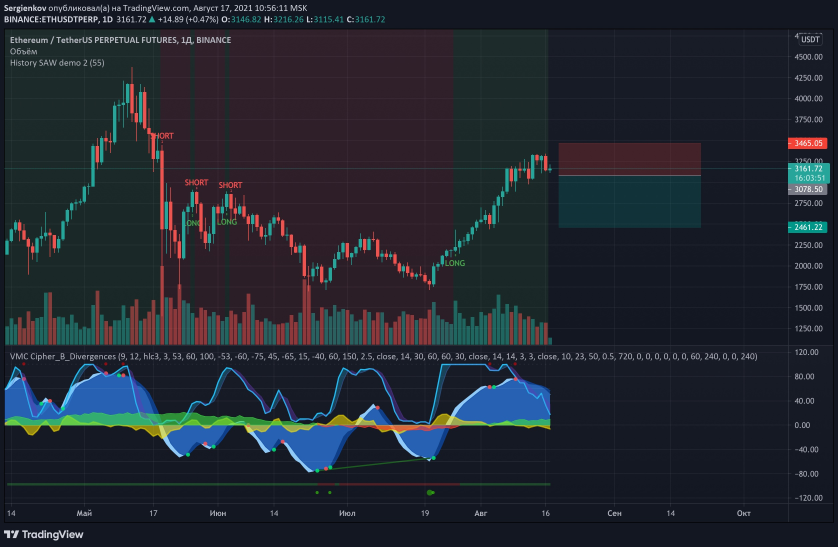
#> input picture src/example.jpg, 2514 x 1640 px (shown at 1/3 size)
$ python main.py -p example.jpg
#> lines starting #> are read from the running program, lines starting #| are printed output that depends on the picture; after the words box and inside, x2 and y2 are one past the last pixel; in counts of white or black regions, pixels touching at a corner belong together
### src/input_output.py
from bs4 import BeautifulSoup
import cv2
import json
import numpy as np
import requests
import os
import sys
import argparse

# from config import *
import config as cfg

example_url = "https://www.tradingview.com/x/nShwrpHU/"
example_path = "example.jpg"


def get_image(args: argparse.Namespace):
    """get image using command line arguments"""
    if args.path != "":
        return get_image_using_path(args.path)
#> in get_image_using_path, image is the input picture: shape (1640, 2514, 3); mean B, G, R 48.1, 39.1, 34.4
    elif args.url != "":
        return get_image_using_url(args.url)
    else:
        return None


def get_image_using_path(path: str):
    """get image using paths"""
    if not os.path.exists(path):
        print("Файл не найден")
        return None

    image = cv2.imread(path)
    if image is None:
        print("Не удалось открыть файл")
    else:
        print("Файл открыт")
    return image


# [39 lines left out: functions get_image_using_url, prepare_dict_for_output, write_into_json, not called in this run]


# [5 lines that do not run on import are left out]

### src/border_detection.py
import cv2
import numpy as np
from color_detection import get_color_filtered_image
import os
from preprocessing import Preprocessing
# from config import *
import config as cfg


def get_all_approx_contours(img: np.ndarray):

    preprocessing_for_border_detection = Preprocessing()
    preprocessing_for_border_detection.add_gray()
    preprocessing_for_border_detection.add_closing(range(3, 10, 2))
    preprocessing_for_border_detection.add_paint_borders_black()
    preprocessing_for_border_detection.add_gaussian_blur(range(5, 12, 2))
    preprocessing_for_border_detection.add_canny(30, 60)
    preprocessing_for_border_detection.add_closing(range(3, 10, 2))

    poly_contours_list = []
    preprocessed_img_list = preprocessing_for_border_detection.preprocess(img)
    for preprocessed_img in preprocessed_img_list:
        contours = list(cv2.findContours(preprocessed_img, cv2.RETR_EXTERNAL, cv2.CHAIN_APPROX_SIMPLE)[0])

        for i in range(len(contours)):
            contours[i] = cv2.convexHull(contours[i])

        poly_contours = []
        for c in contours:
            peri = cv2.arcLength(c, True)
            approx = cv2.approxPolyDP(c, 0.02 * peri, True)
            if len(approx) == 4:    # доработать
                poly_contours.append(approx)
        poly_contours_list.append(poly_contours)

        if cfg.debug_mode:
            poly = cv2.drawContours(img.copy(), poly_contours, -1, (0, 255, 255), 2)
            cv2.imshow('img', cv2.resize(poly, (160, 720)))
            cv2.waitKey(cfg.dbg_delay)

    return poly_contours_list


# [8 lines left out: function find_contour_with_the_biggest_area, not called in this run]


def get_bounding_boxes(contours_list):
    bboxes_list = []
    for contours in contours_list:
        bboxes = []
        for cnt in contours:
            x, y, w, h = cv2.boundingRect(cnt)
            bboxes.append((x, y, w, h))
        bboxes_list.append(bboxes)

    return bboxes_list


# [28 lines of commented-out code are left out]


# [32 lines left out: function get_ticker_borders, not called in this run]


def get_borders_of_vertical_scale(img):
    height = img.shape[0]
    width = img.shape[1]

    filtered = get_color_filtered_image(img, np.array([0, 0, 0]), np.array([180, 85, 115]))
    gray = cv2.cvtColor(filtered, cv2.COLOR_BGR2GRAY)
    blur = cv2.GaussianBlur(gray, (3, 3), 0)
    edged = cv2.Canny(blur, 30, 60)

    # cv2.imshow("Edged", edged[:, int(0.9*width):])
    # cv2.waitKey(1000)
    borders = []
    sums = []
    for x in range(width - 1, int(0.9 * width), -1):
        sum = 0
        for y in range(0, height):
            if edged[y, x] != 0:
                sum += 1
        sums.append(sum/height)
        if sum/height > 0.45:
            if len(borders) > 0:
                if borders[-1] - x < 5:
                    continue
            else:
                if width - 1 - x < 17:
                    continue
            borders.append(x)
    # [6 lines of commented-out code are left out]

    return borders


# [2 lines that do not run on import are left out]

### src/color_detection.py
import cv2
import numpy as np
import config as cfg


def get_color_filtered_image(img, lower: np.ndarray, upper: np.ndarray) -> np.ndarray:
    img_hsv = cv2.cvtColor(img, cv2.COLOR_BGR2HSV)
    if lower[0] >= 0:
        img_result = apply_mask(img, img_hsv, lower, upper)
    else:
        lower1 = lower.copy()
        upper1 = upper.copy()
        lower2 = lower1.copy()
        upper2 = upper1.copy()

        lower2[0] = 179 + lower[0]
        lower1[0] = 0
        upper2[0] = 179

        img_result1 = apply_mask(img, img_hsv, lower1, upper1)
        img_result2 = apply_mask(img, img_hsv, lower2, upper2)
        img_result = img_result1 + img_result2

    return img_result


def get_mean_color(img: np.ndarray) -> list:
    height = img.shape[0]
    width = img.shape[1]

    mean = [0, 0, 0]
    mean[0] = img[:, :, 0].sum() / (height * width)
    mean[1] = img[:, :, 1].sum() / (height * width)
    mean[2] = img[:, :, 2].sum() / (height * width)

    return mean


def check_color_proximity(mean_color_key: str, current_color: list) -> bool:
    # create dictionary of distances from current_color to all mean colors in config
    # distance - an euclidean distance in 3-dim space of colors
    distances = dict()
    for key in cfg.mean_colors.keys():
        mean_color = cfg.mean_colors[key]
        distance = sum([(current_color[canal] - mean_color[canal])**2 for canal in range(3)])
        distances[key] = distance

    # if minimal distance correspond to supposed mean color
    # return True
    min_distance = min(distances.values())
    if min_distance == distances[mean_color_key]:
        return True

    # if distance to supposed mean color is not minimal, but does not extremely differs from real minimal
    # then we can consider, that supposed mean color is correspond (however, maybe it is not needed)
    if min_distance / distances[mean_color_key] > 0.8:
        return True

    return False


def apply_mask(img_bgr: np.ndarray, img_hsv: np.ndarray, lower: np.ndarray, upper: np.ndarray) -> np.array:
    mask = cv2.inRange(img_hsv, lower, upper)
    img_bgr_filtered = cv2.bitwise_and(img_bgr, img_bgr, mask=mask)
    return img_bgr_filtered


# [73 lines left out: functions define_mean_color_tool, detection_tools_hsv, not called in this run]


# [2 lines that do not run on import are left out]

### src/searching_for_definite_objects.py
"""
This module contains function for searching for definite object (rectangles with price, text with ticker) and
for filtration results of searching. For this purposes the module uses functions from text_recognition.py,
border_detection.py, color_detection.py.
"""
import numpy as np
import cv2
from collections import namedtuple
import re

from config import *
from preprocessing import Preprocessing
from color_detection import get_color_filtered_image, get_mean_color, check_color_proximity
from border_detection import get_all_approx_contours, get_bounding_boxes, get_ticker_borders
from text_recognition import get_digit_only_text_data, get_text, TextCash

PriceInfo = namedtuple("PriceInfo", ["lower", "upper", "mean_color"])

red_price_info = PriceInfo(np.array(red_price_lower), np.array(red_price_upper), 'red_price_mean_color')
green_price_info = PriceInfo(np.array(green_price_lower), np.array(green_price_upper), 'green_price_mean_color')
gray_price_info = PriceInfo(np.array(gray_price_lower), np.array(gray_price_upper), 'gray_price_mean_color')
white_price_info = PriceInfo(np.array(white_price_lower), np.array(white_price_upper), 'white_price_mean_color')


class PriceResult:
    # [7 lines left out: function __init__, not called in this run]

    def __repr__(self):
        return f"PriceResults(value={self.value}, x={self.x}, y={self.y}, " \
               f"w={self.w}, h={self.h}, reliability={self.reliability})"

    def __str__(self):
        return f"PriceResults(value={self.value}, x={self.x}, y={self.y}, " \
               f"w={self.w}, h={self.h}, reliability={self.reliability})"


def get_text_data_from_boxes(img: np.array, bboxes: list, mean_color_key: str, text_cash: TextCash,
                             extra_cropping_width: int = 0):
    price_pattern = r"\d{1,}[.]\d{1,}"
    # time_pattern = r"\d{2}[:]\d{2}"
    price_result = []
    for bbox in bboxes:
        x, y, w, h = bbox

        cash_checking_result = text_cash.check(bbox)
        if cash_checking_result >= 0:
            price_result.append(PriceResult(text_cash.text[cash_checking_result], x, y, w, h, True))
            continue
        elif cash_checking_result == -2:
            continue

        if 2.15 <= w / h <= 5.5 and w * h > 200:
            valid_text = ""
            cropped_img = img[y:y + h, x + extra_cropping_width:x + w]
            current_mean_color = get_mean_color(cropped_img)
            if not check_color_proximity(mean_color_key, current_mean_color):
                break

            preprocessing_for_text_recognition = Preprocessing()
            preprocessing_for_text_recognition.add_gray()
            preprocessing_for_text_recognition.add_augment((4, 5.5, 8))
            preprocessing_for_text_recognition.add_thresholding(True)
            preprocessing_for_text_recognition.add_trimming((0.23,), (0,))

            preprocessed_img_list = preprocessing_for_text_recognition.preprocess(cropped_img)

            search = False
            for preprocessed_img in preprocessed_img_list:
                if debug_mode:
                    cv2.imshow('img', preprocessed_img)
                    cv2.waitKey(dbg_delay)

                chars = get_digit_only_text_data(preprocessed_img)['text']
                text = ''
                for ch in chars:
                    text += ch

                search = re.search(price_pattern, text)
                if search and len(search.group(0)) > len(valid_text):
                    valid_text = search.group(0)
            if search:
                price_result.append(PriceResult(valid_text, x, y, w, h, True))

            # if valid_text != '':
            text_cash.upsert(bbox, valid_text)
    return price_result, text_cash


# [26 lines left out: function filter_result_text, not called in this run]


def get_price_data(img: np.ndarray, price_info: PriceInfo):
    """
    filter image by colors and then find rectangles in this image,
    find their bounding boxes and recognize text in boxes which fulfill the required price pattern
    """

    lower = price_info.lower
    upper = price_info.upper
    mean_color = price_info.mean_color

    filtered_img = get_color_filtered_image(img, lower, upper)
    approx_contours_list = get_all_approx_contours(filtered_img)
    bboxes_list = get_bounding_boxes(approx_contours_list)

    price_result_list = []
    text_cash = TextCash()
    for bboxes in bboxes_list:
        price_result, text_cash = get_text_data_from_boxes(img, bboxes, mean_color, text_cash)
        price_result_list.append(price_result)
    final = filter_result_text(price_result_list)
    return final


# [29 lines left out: function get_ticker, not called in this run]


def prepare_image_for_price(img: np.ndarray, border: int, width: int):
    """fill with black color the left border of the cropped vertical scale"""
    img_result = img[:, border - width + 2: img.shape[1]].copy()
    for x in range(width):
        for y in range(img.shape[0]):
            for canal in range(3):
                img_result[y, x][canal] = 0
    return img_result


# [113 lines left out: functions delete_intersecting_and_too_small_or_big, define_direction, mark_wrong_price_results, not called in this run]

### src/preprocessing.py
import cv2
import numpy as np


class Preprocessing:
    """
    It is a class for preprocessing implementation. The instance of this class have specific settings
    for specific image preprocessing.
    """
    def __init__(self):
        """initialization"""
        self.sequencing = []

    def add(self, function):
        """add the function to sequencing"""
        self.sequencing.append(function)

    def clean(self):
        """make the sequencing empty"""
        self.sequencing = []

    def preprocess(self, img):
        """preprocess image with settings, which was chosen previously"""
        img_result = [img.copy()]
        for function in self.sequencing:
            intermediate_result = []
            for i in range(len(img_result)):
                intermediate_result += function(img_result[i])
            img_result = intermediate_result
        return img_result

    def add_gray(self):
        def gray(img):
            return [cv2.cvtColor(img, cv2.COLOR_BGR2GRAY)]
        self.sequencing.append(gray)

    def add_thresholding(self, inv=False):
        def thresholding(img):
            sq = img.shape[0] * img.shape[1]
            if inv:
                mn = cv2.threshold(img, 0, 255, cv2.THRESH_BINARY + cv2.THRESH_OTSU)[1].sum() / sq
                if mn > 150:
                    return [cv2.threshold(img, 0, 255, cv2.THRESH_BINARY + cv2.THRESH_OTSU)[1]]
                if mn < 100:
                    return [cv2.threshold(img, 0, 255, cv2.THRESH_BINARY_INV + cv2.THRESH_OTSU)[1]]

                return [cv2.threshold(img, 0, 255, cv2.THRESH_BINARY + cv2.THRESH_OTSU)[1],
                        cv2.threshold(img, 0, 255, cv2.THRESH_BINARY_INV + cv2.THRESH_OTSU)[1]]
            else:
                return [cv2.threshold(img, 0, 255, cv2.THRESH_BINARY + cv2.THRESH_OTSU)[1]]

        self.sequencing.append(thresholding)

    def add_gaussian_blur(self, size: int or range or tuple):
        def gaussian_blur(img):
            if type(size) == int:
                return [cv2.GaussianBlur(img, (size, size), 0)]
            elif type(size) in [range, tuple]:
                result = []
                for s in size:
                    result.append(cv2.GaussianBlur(img, (s, s), 0))
                return result

        self.sequencing.append(gaussian_blur)

    # canny edge detection
    def add_canny(self, thr1, thr2):
        def canny(img):
            return [cv2.Canny(img, thr1, thr2)]

        self.sequencing.append(canny)

    # closing - dilation followed by erosion
    def add_closing(self, size: int or range or tuple, iterations: int = 1):
        def closing(img):
            if type(size) == int:
                kernel = cv2.getStructuringElement(cv2.MORPH_RECT, (size, size))
                return [cv2.morphologyEx(img, cv2.MORPH_CLOSE, kernel, iterations=iterations)]
            elif type(size) in [range, tuple]:
                result = []
                for s in size:
                    kernel = cv2.getStructuringElement(cv2.MORPH_RECT, (s, s))
                    result.append(cv2.morphologyEx(img, cv2.MORPH_CLOSE, kernel, iterations=iterations))
                return result

        self.sequencing.append(closing)

    # opening - erosion followed by dilation
    # [41 lines left out: functions add_opening, add_dilate, add_erode, not called in this run]

    def add_augment(self, aug_value: int or range or tuple):
        def augment(img):
            if type(aug_value) == int:
                return [cv2.resize(img, None, fx=aug_value, fy=aug_value)]
            elif type(aug_value) in [range, tuple]:
                result = []
                for i in aug_value:
                    result.append(cv2.resize(img, None, fx=i, fy=i))
                return result

        self.sequencing.append(augment)

    def add_trimming(self, widths_left, widths_right):
        def trimming(img):
            original_width = img.shape[1]
            original_height = img.shape[0]
            result = []
            for w_left in widths_left:
                for w_right in widths_right:
                    im = img.copy()
                    im = im[:, int(w_left * original_height): original_width - int(w_right * original_height)]
                    result.append(im)
            return result

        self.sequencing.append(trimming)

    def add_paint_borders_black(self):
        def paint_borders_black(img):
            x1 = 0
            x2 = img.shape[1] - 1
            for y in range(img.shape[0]):
                img[y, x1] = 0
                img[y, x2] = 0
            return [img]

        self.sequencing.append(paint_borders_black)


# [2 lines that do not run on import are left out]

### src/text_recognition.py
import numpy as np
import cv2
import pytesseract
from pytesseract import Output
import re
import os
# from config import windows_tesseract_path
import config as cfg

if os.name == 'nt':
    pytesseract.pytesseract.tesseract_cmd = cfg.windows_tesseract_path


class TextCash:
    def __init__(self, threshold=30, max_n_marks=2):
        self.bboxes = []
        self.text = []
        self.marks = []
        self.threshold = threshold
        self.max_n_marks = max_n_marks

    def check(self, query_bbox):
        index = -1
        for i in range(len(self.bboxes)):
            cash_bbox = self.bboxes[i]
            if ((np.array(cash_bbox) - np.array(query_bbox))**2).sum() < self.threshold:
                if len(self.text[i]) > 0:
                    index = i
                elif index < 0 and self.marks[i] < self.max_n_marks:
                    index = -2
        return index

    # [20 lines left out: functions add, upsert, not called in this run]


def get_digit_only_text_data(img):
    try:
        text_data = pytesseract.image_to_data(img, lang='eng', output_type=Output.DICT,
                                              config='--psm 10 --oem 3 -c tessedit_char_whitelist=-0123456789.:')
        return text_data
    except Exception:
        return {'text': []}


def get_text(img):
    text = pytesseract.image_to_string(img)
    return text


# [10 lines left out: function highlight_text_on_image, not called in this run]


# [3 lines that do not run on import are left out]

### src/arg_parser.py
import sys
import argparse


def get_args():
    parser = argparse.ArgumentParser()
    parser.add_argument('--path', '-p', default="")
    parser.add_argument('--url', '-u', default="")
    parser.add_argument('--output', default="output.json")
    return parser.parse_args(sys.argv[1:])


# [2 lines that do not run on import are left out]

### src/main.py
import os
from config import *
from border_detection import get_borders_of_vertical_scale

from arg_parser import get_args

from input_output import write_into_json, prepare_dict_for_output
from input_output import get_image, get_image_using_path

from searching_for_definite_objects import PriceResult
from searching_for_definite_objects import red_price_info, green_price_info, gray_price_info, white_price_info
from searching_for_definite_objects import prepare_image_for_price
from searching_for_definite_objects import get_price_data, define_direction, delete_intersecting_and_too_small_or_big
from searching_for_definite_objects import get_ticker
from searching_for_definite_objects import mark_wrong_price_results

import sys


def main():
    """The main entry point of the application"""

    args = get_args()
    img = get_image(args)

    # if getting the image is unable, to exit the program is necessary
    if img is None:
        sys.exit()

    # in order to fing prices you need to get the border of  the vertical scale
    borders_for_prices = get_borders_of_vertical_scale(img)
#> in apply_mask, `mask = cv2.inRange(img_hsv, lower, upper)`:
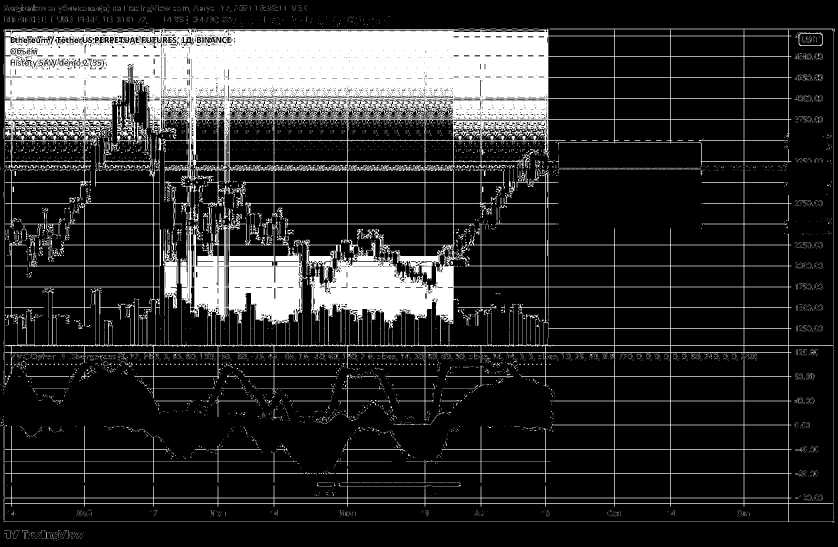
#> mask: shape (1640, 2514) (shown at 1/3 size); 17.6% white; 9725 white regions (9187 under 20 px), largest, box (x1, y1, x2, y2) and area: (14, 87, 2500, 1566) 643927, (14, 1278, 911, 1449) 5321, (14, 1552, 2361, 1566) 2361
#> in apply_mask, `img_bgr_filtered = cv2.bitwise_and(img_bgr, img_bgr, mask=mask)`:
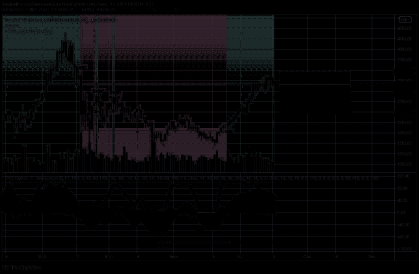
#> img_bgr_filtered: shape (1640, 2514, 3) (shown at 1/6 size); mean B, G, R 7.7, 6.6, 7
#> in get_borders_of_vertical_scale, `edged = cv2.Canny(blur, 30, 60)`:
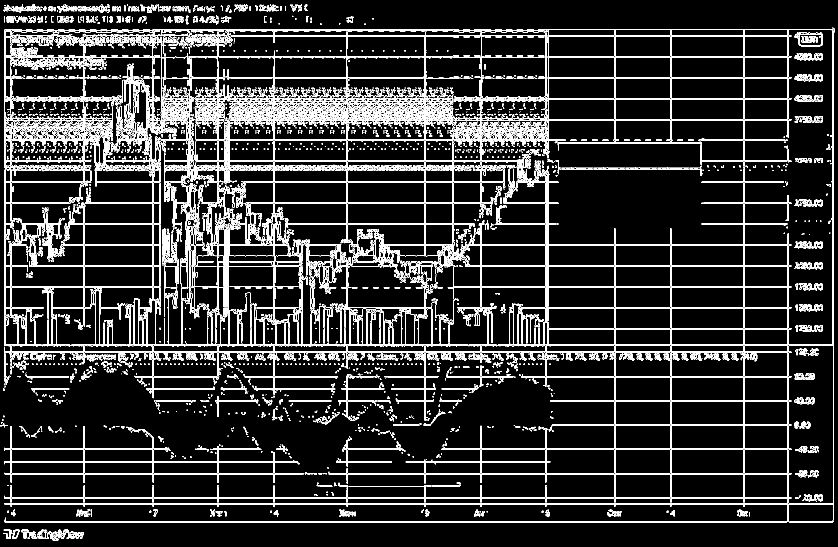
#> edged: shape (1640, 2514) (shown at 1/3 size); 8% white in thin lines or dots
#> borders_for_prices = [2366]

    # however, sometimes the found border is wrong and you have to check every border
    nothing_is_found = True
    for border in borders_for_prices:
        # separate area with prices
        img_for_prices = prepare_image_for_price(img, border, 7)

        #  preliminary searching for prices
        red_data = get_price_data(img_for_prices, red_price_info)
        green_data = get_price_data(img_for_prices, green_price_info)
        gray_data = get_price_data(img_for_prices, gray_price_info)
        white_data = get_price_data(img_for_prices, white_price_info)

        # if nothing is found, the border changes to the following
        if len(red_data + green_data + gray_data + white_data) == 0:
            continue
        print("Цены найдены")

        # get ticker
        ticker = get_ticker(img)
        print("Тикер найден")

        # processing of preliminary results
        all_price_results = {
            red_price_key: red_data,
            green_price_key: green_data,
            gray_price_key: gray_data,
            white_price_key: white_data,
        }
        all_price_results = delete_intersecting_and_too_small_or_big(all_price_results)
        # all_price_results = mark_wrong_price_results(all_price_results)
        direction = define_direction(all_price_results)
        print("Результаты обработаны")

        # recording
        result_dict = prepare_dict_for_output(all_price_results, direction, ticker)
        print(f"Результаты:\n{result_dict}")
        write_into_json(args.output, result_dict)
        print(f"Результаты записаны в файл {args.output}")
        nothing_is_found = False
        break
#> this loop made 1 pass
#> border on pass 1: 2366
#> pass 1, in prepare_image_for_price, `img_result = img[:, border - width + 2: img.shape[1]].copy()`:
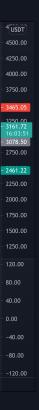
#> img_result: shape (1640, 153, 3) (shown at 1/4 size); mean B, G, R 49.3, 39.8, 33
#> pass 1, in main, `img_for_prices = prepare_image_for_price(img, border, 7)`:
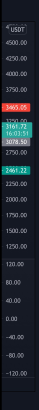
#> img_for_prices: shape (1640, 153, 3) (shown at 1/4 size); mean B, G, R 47.1, 38.1, 31.6
#> pass 1, in apply_mask (call 2), `mask = cv2.inRange(img_hsv, lower, upper)`:
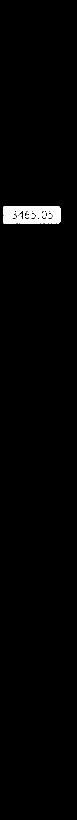
#> mask: shape (1640, 153) (shown at 1/2 size); 1.4% white; 4 white regions (1 under 20 px), largest, box (x1, y1, x2, y2) and area: (7, 412, 121, 447) 3299, (85, 423, 91, 436) 68, (51, 429, 57, 436) 33

    if nothing_is_found:
        print("Не удалось ничего найти")


if __name__ == '__main__':
    main()
#> (the call stopped at in get_digit_only_text_data, `text_data = pytesseract.image_to_data(img, lang='eng', output_type=Out..`: pytesseract is not available in this run)
